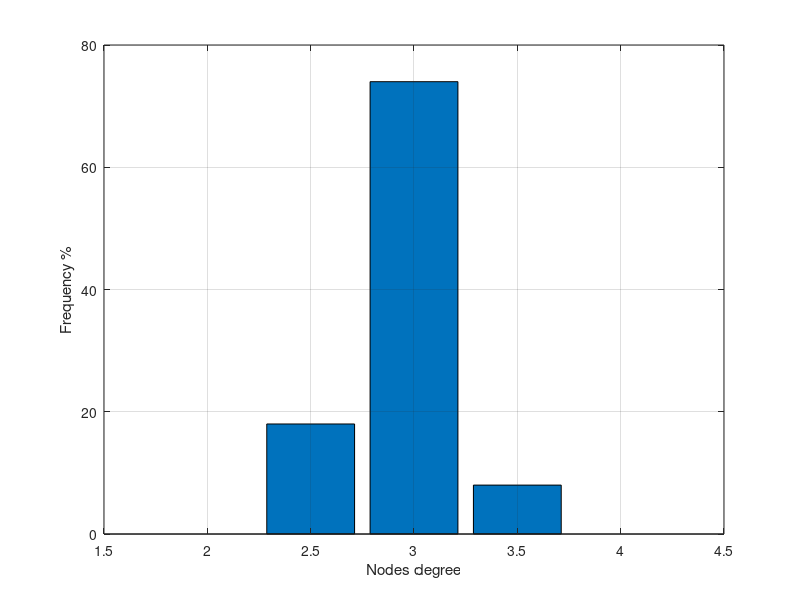

This figure's MATLAB source:
%  read labels and x-y data
data = load('MarkovImportantNodesAverageDegree.txt');     %  read data into the my_xy matrix
%x=['2 \lt 2.25','2 \lt 2.25','2 \lt 2.25','2 \lt 2.25','2 \lt 2.25','2 \lt 2.25','2 \lt 2.25','2 \lt 2.25' ];
%y = randn(10000,1);
[a,b]=hist(data(:),2:0.5:4); 
bar(b,a,0.85);
%[h,b] = std(data(:));
%figure;
%plot(b,h);
xlabel('Nodes degree');
ylabel('Frequency %');
grid on;

%plot(Prob,Err1,'r.-',Prob,Err2,'b.-',Prob,Err3,'g.-',Prob,Err4,'c.-',Prob,Err5,'y.-');
%xlabel('P_{err}');           % add axis labels and plot title
%ylabel('Temporal Robustness');

%axis([0.000075 1.000 0.0 1.000],[0.000075 1.000 0.0 1.000]);
%set(gca,'XGrid','on','YGrid','on');
%set(gca,'gridlinestyle','--')
%grid on;
%legend('p = 10^{-4}','p = 10^{-3}','p = 10^{-2}','p = 10^{-1}','p = 1');

%title('Mean monthly precipitation at Portland International Airport');
%plot(Prob,EffSim,'bx-',Prob,EffTheor,'ro-');     %  plot precip vs. month with circles
